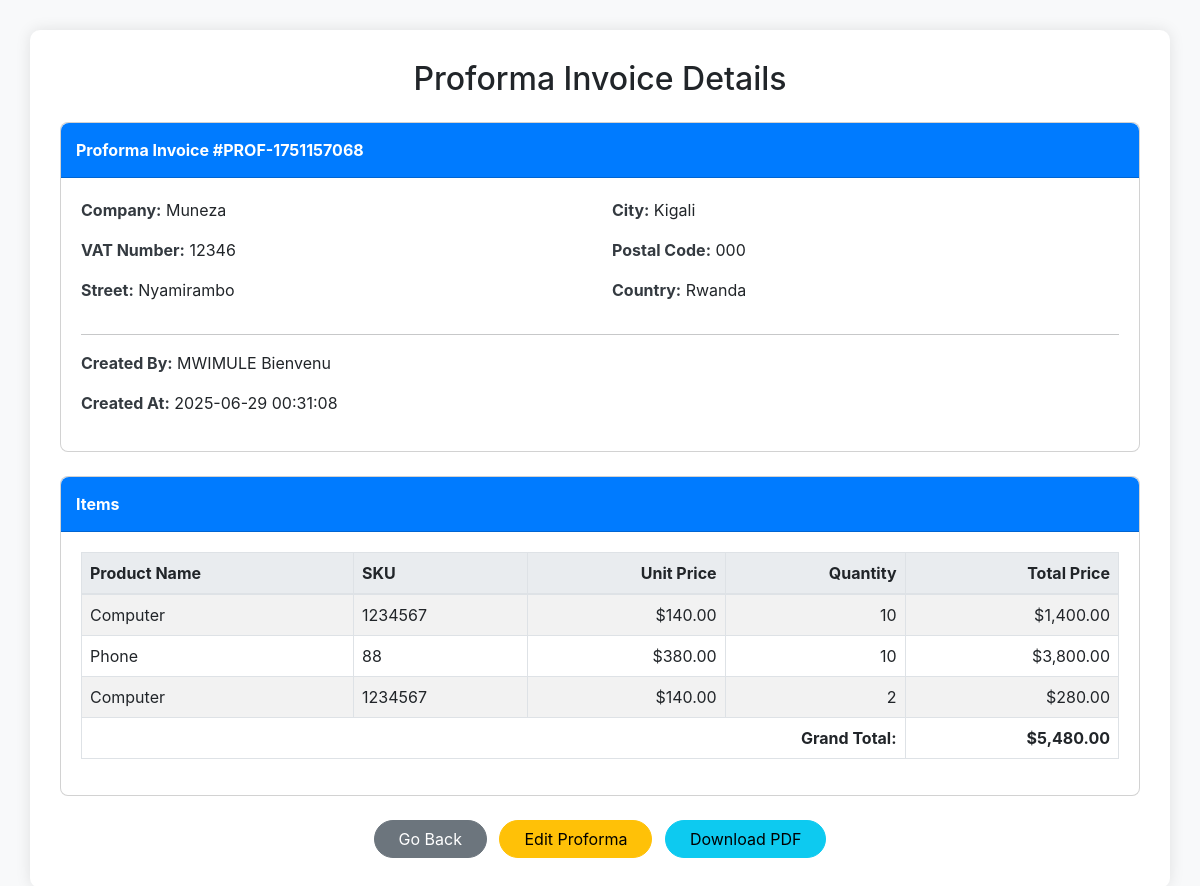
Page /edits/view_proforma.php?invoice=PROF-1751157068 (signed in) on the committed database.
### tables this page shows
CREATE TABLE `proforma_invoices` (
  `id` int(11) NOT NULL,
  `invoice_number` varchar(50) NOT NULL,
  `company` varchar(100) NOT NULL,
  `vat` varchar(50) DEFAULT NULL,
  `street` varchar(100) DEFAULT NULL,
  `city` varchar(50) DEFAULT NULL,
  `postal_code` varchar(20) DEFAULT NULL,
  `country` varchar(50) DEFAULT NULL,
  `status` varchar(20) DEFAULT 'pending',
  `created_by` int(11) NOT NULL,
  `created_at` timestamp NOT NULL DEFAULT current_timestamp()
);

CREATE TABLE `users` (
  `id` int(12) NOT NULL,
  `names` varchar(100) NOT NULL,
  `email` varchar(50) NOT NULL,
  `phone` int(14) NOT NULL,
  `password` varchar(300) NOT NULL,
  `role` varchar(12) NOT NULL,
  `otp` int(100) NOT NULL,
  `time` timestamp(6) NOT NULL DEFAULT current_timestamp(6) ON UPDATE current_timestamp(6)
);

CREATE TABLE `proforma_items` (
  `id` int(11) NOT NULL,
  `invoice_id` int(11) NOT NULL,
  `product_id` int(11) NOT NULL,
  `quantity` int(11) NOT NULL,
  `unit_price` decimal(10,2) NOT NULL,
  `total_price` decimal(12,2) NOT NULL
);

CREATE TABLE `products` (
  `id` int(11) NOT NULL,
  `name` varchar(100) NOT NULL,
  `category` varchar(100) DEFAULT NULL,
  `sku` varchar(50) DEFAULT NULL,
  `description` text DEFAULT NULL,
  `cost_price` decimal(10,2) DEFAULT 0.00,
  `price` decimal(10,2) NOT NULL,
  `quantity` int(11) NOT NULL DEFAULT 0,
  `low_stock` int(11) DEFAULT 5,
  `supplier` varchar(100) DEFAULT NULL,
  `image` varchar(255) DEFAULT NULL,
  `created_by` int(11) DEFAULT NULL,
  `created_at` timestamp NOT NULL DEFAULT current_timestamp()
);

### edits/view_proforma.php (the view, shortened to what this page needs)
<?php
include_once "../config/config.php";
$invoice_number = mysqli_real_escape_string($conn, $_GET['invoice']);
$invoice_query = mysqli_query($conn, "
    SELECT pi.*, u.names AS created_by_username
    FROM proforma_invoices pi
    JOIN users u ON pi.created_by = u.id
    WHERE pi.invoice_number = '$invoice_number'
");
$invoice = mysqli_fetch_assoc($invoice_query);
$items_query = mysqli_query($conn, "
    SELECT
        pti.*,
        p.name AS product_name,
        p.description AS product_description,
        p.sku AS product_sku
    FROM proforma_items pti
    JOIN products p ON pti.product_id = p.id
    WHERE pti.invoice_id = {$invoice['id']}
");
$grand_total = 0;
?>
<!DOCTYPE html>
<html lang="en">
<head>
    <link href="https://cdn.jsdelivr.net/npm/bootstrap@5.3.0/dist/css/bootstrap.min.css" rel="stylesheet">
</head>
<body>
    <div class="container">
        <h2 class="mb-4 text-center">Proforma Invoice Details</h2>
        <div class="card mb-4 rounded-3">
            <div class="card-header">
                Proforma Invoice #<?php echo htmlspecialchars($invoice['invoice_number']); ?>
            </div>
            <div class="card-body">
                <div class="row invoice-details">
                    <div class="col-md-6">
                        <p><strong>Company:</strong> <?php echo htmlspecialchars($invoice['company']); ?></p>
                        <p><strong>VAT Number:</strong> <?php echo htmlspecialchars($invoice['vat']); ?></p>
                        <p><strong>Street:</strong> <?php echo htmlspecialchars($invoice['street']); ?></p>
                    </div>
                    <div class="col-md-6">
                        <p><strong>City:</strong> <?php echo htmlspecialchars($invoice['city']); ?></p>
                        <p><strong>Postal Code:</strong> <?php echo htmlspecialchars($invoice['postal_code']); ?></p>
                        <p><strong>Country:</strong> <?php echo htmlspecialchars($invoice['country']); ?></p>
                    </div>
                </div>
                <hr>
                <div class="row invoice-details">
                    <div class="col-md-6">
                        <p><strong>Created By:</strong> <?php echo htmlspecialchars($invoice['created_by_username']); ?></p>
                        <p><strong>Created At:</strong> <?php echo htmlspecialchars($invoice['created_at']); ?></p>
                    </div>
                </div>
            </div>
        </div>
        <div class="card mb-4 rounded-3">
            <div class="card-header">
                Items
            </div>
            <div class="card-body">
                <div class="table-responsive">
                    <table class="table table-bordered table-striped">
                        <thead>
                            <tr>
                                <th>Product Name</th>
                                <th>SKU</th>
                                <th class="text-right">Unit Price</th>
                                <th class="text-right">Quantity</th>
                                <th class="text-right">Total Price</th>
                            </tr>
                        </thead>
                        <tbody>
                            <?php while ($item = mysqli_fetch_assoc($items_query)) :
                                $grand_total += $item['total_price'];
                            ?>
                                <tr>
                                    <td><?php echo htmlspecialchars($item['product_name']); ?></td>
                                    <td><?php echo htmlspecialchars($item['product_sku']); ?></td>
                                    <td class="text-right">$<?php echo number_format($item['unit_price'], 2); ?></td>
                                    <td class="text-right"><?php echo htmlspecialchars($item['quantity']); ?></td>
                                    <td class="text-right">$<?php echo number_format($item['total_price'], 2); ?></td>
                                </tr>
                            <?php endwhile; ?>
                        </tbody>
                        <tfoot>
                            <tr>
                                <th colspan="4" class="text-right">Grand Total:</th>
                                <th class="text-right">$<?php echo number_format($grand_total, 2); ?></th>
                            </tr>
                        </tfoot>
                    </table>
                </div>
            </div>
        </div>
        <div class="text-center">
            <a href="../executive/form.php" class="btn btn-secondary rounded-pill px-4">Go Back</a>
            <a href="edit_proforma.php?invoice=<?php echo htmlspecialchars($invoice['invoice_number']); ?>" class="btn btn-warning rounded-pill px-4 ms-2">Edit Proforma</a>
            <a href="generate_proforma_pdf.php?invoice=<?php echo htmlspecialchars($invoice['invoice_number']); ?>" class="btn btn-info rounded-pill px-4 ms-2">Download PDF</a>
        </div>
    </div>
</body>
</html>

### edits/view_proforma.php (style rules this page uses)
body { font-family: 'Inter', sans-serif; background-color: #f8f9fa; }
.container { margin-top: 30px; margin-bottom: 30px; background-color: #ffffff; padding: 30px; border-radius: 10px; box-shadow: 0 0 15px rgba(0, 0, 0, 0.1); }
.card-header { background-color: #007bff; color: white; font-weight: bold; border-radius: 8px 8px 0 0 !important; padding: 15px; }
.card-body { padding: 20px; }
.table thead th { background-color: #e9ecef; border-bottom: 2px solid #dee2e6; }
.invoice-details strong { color: #343a40; }
.text-right { text-align: right; }

### rows in the picture
proforma_invoices: invoice_number "PROF-1751157068", company "Muneza", vat "12346", street "Nyamirambo", city "Kigali", postal_code "000", country "Rwanda", created_by.names "MWIMULE Bienvenu", created_at "2025-06-29 00:31:08"
proforma_items: product.name "Computer", product.sku "1234567", unit_price "140.00", quantity "10", total_price "1,400.00"
proforma_items: product.name "Phone", product.sku "88", unit_price "380.00", quantity "10", total_price "3,800.00"
proforma_items: product.name "Computer", product.sku "1234567", unit_price "140.00", quantity "2", total_price "280.00"

### other values in the picture
$grand_total "5,480.00"
